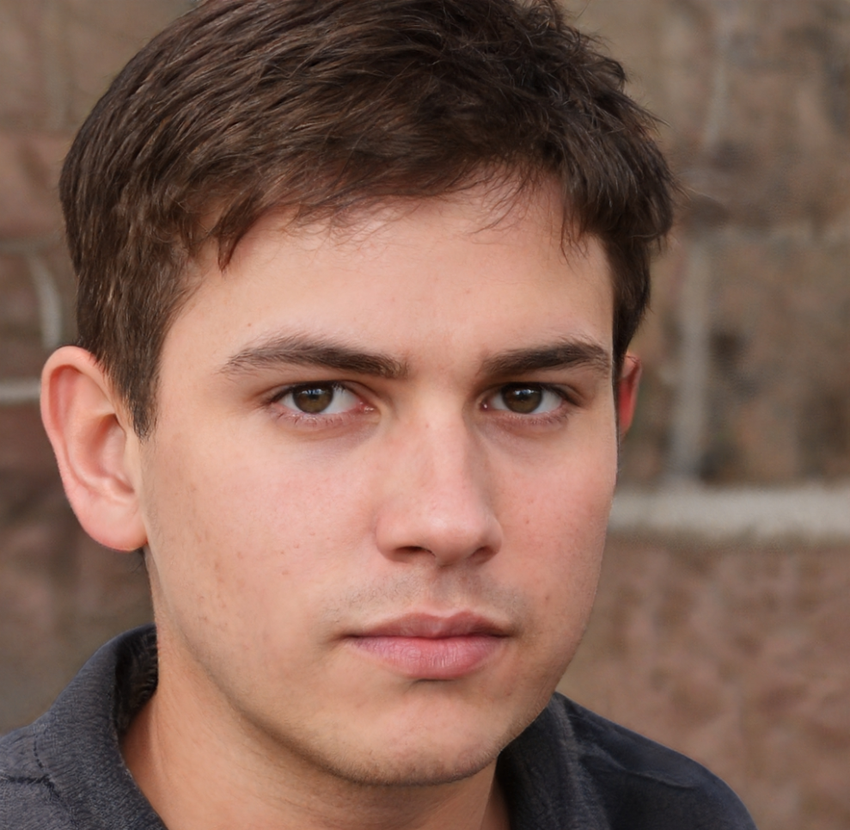
#> input picture code/face.png, 850 x 830 px, shrunk from 989 x 965 before the run, found by its file name
$ python canny-edge-detection.py
#> lines starting #> are read from the running program, lines starting #| are printed output that depends on the picture; after the words box and inside, x2 and y2 are one past the last pixel; in counts of white or black regions, pixels touching at a corner belong together
import cv2

img = cv2.imread("face.png", 0)
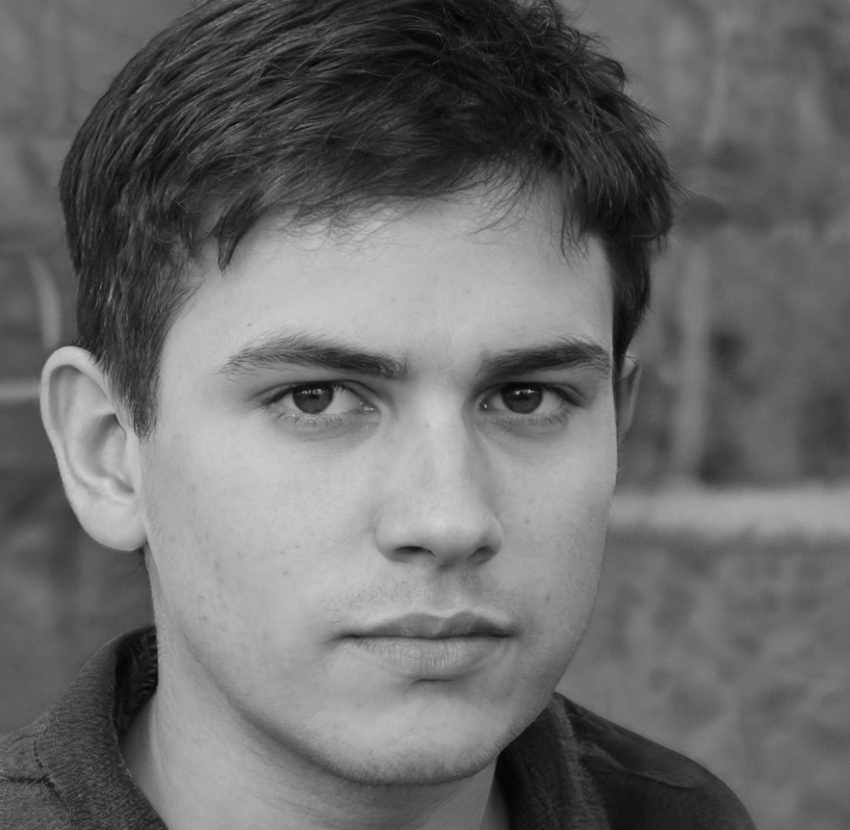
#> img: shape (830, 850); min 1, max 210, mean 106.8
canny = cv2.Canny(img, 60, 100)
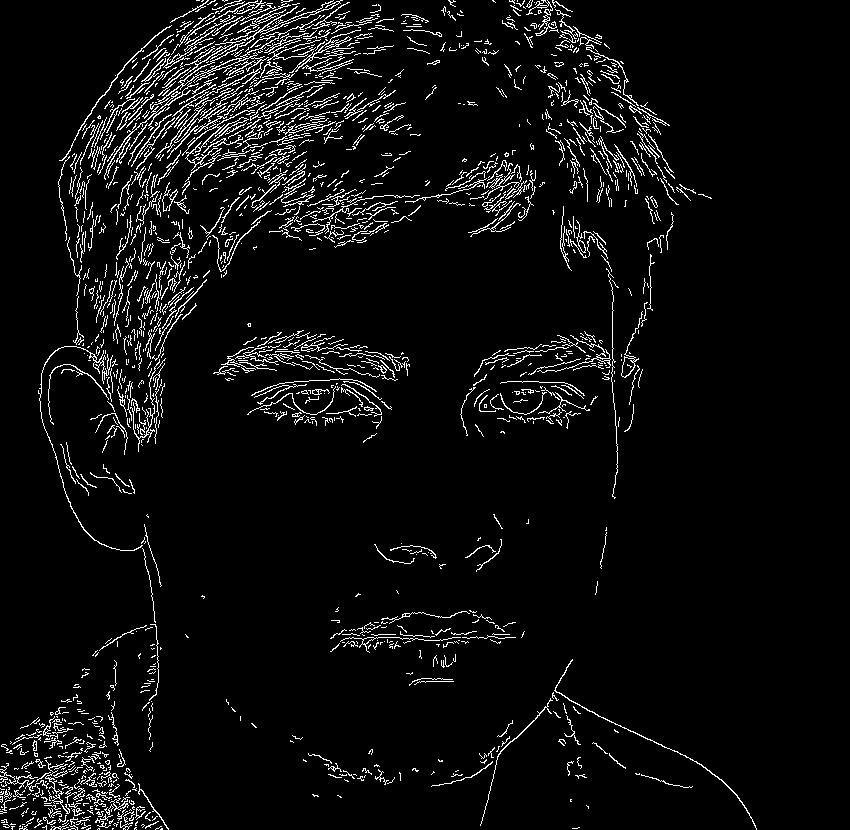
#> canny: shape (830, 850); 5.2% white in thin lines or dots, all inside (x1, y1, x2, y2) = (0, 0, 757, 830)

cv2.imshow("Canny-image", canny)
cv2.waitKey(0)
cv2.destroyAllWindows()

$ run again, with code/Macaw.jpg saved as code/face.png
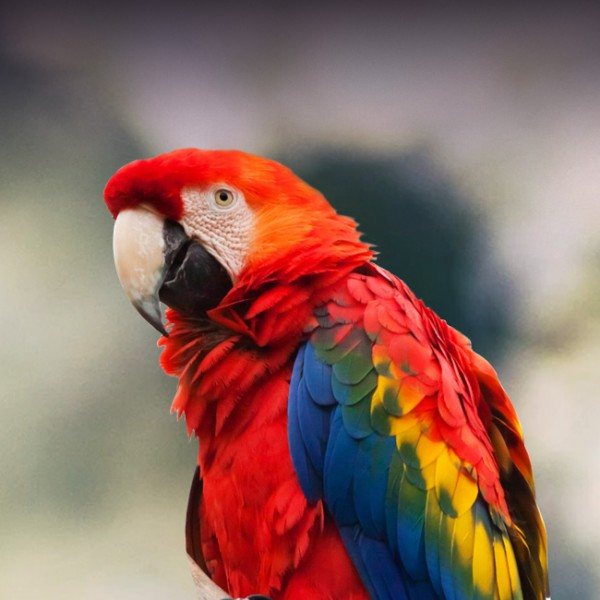
#> input picture code/Macaw.jpg, 600 x 600 px, found by its file name
#> `img = cv2.imread("face.png", 0)`:
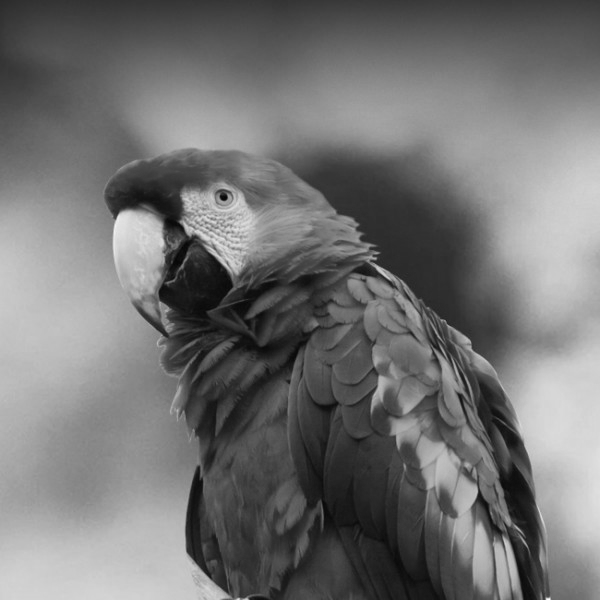
#> img: shape (600, 600); min 4, max 252, mean 115.3
#> `canny = cv2.Canny(img, 60, 100)`:
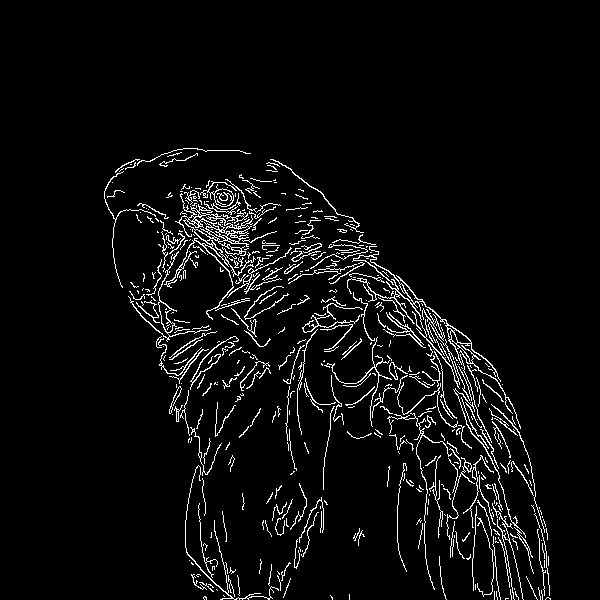
#> canny: shape (600, 600); 4.7% white in thin lines or dots, all inside (x1, y1, x2, y2) = (104, 148, 551, 600)
